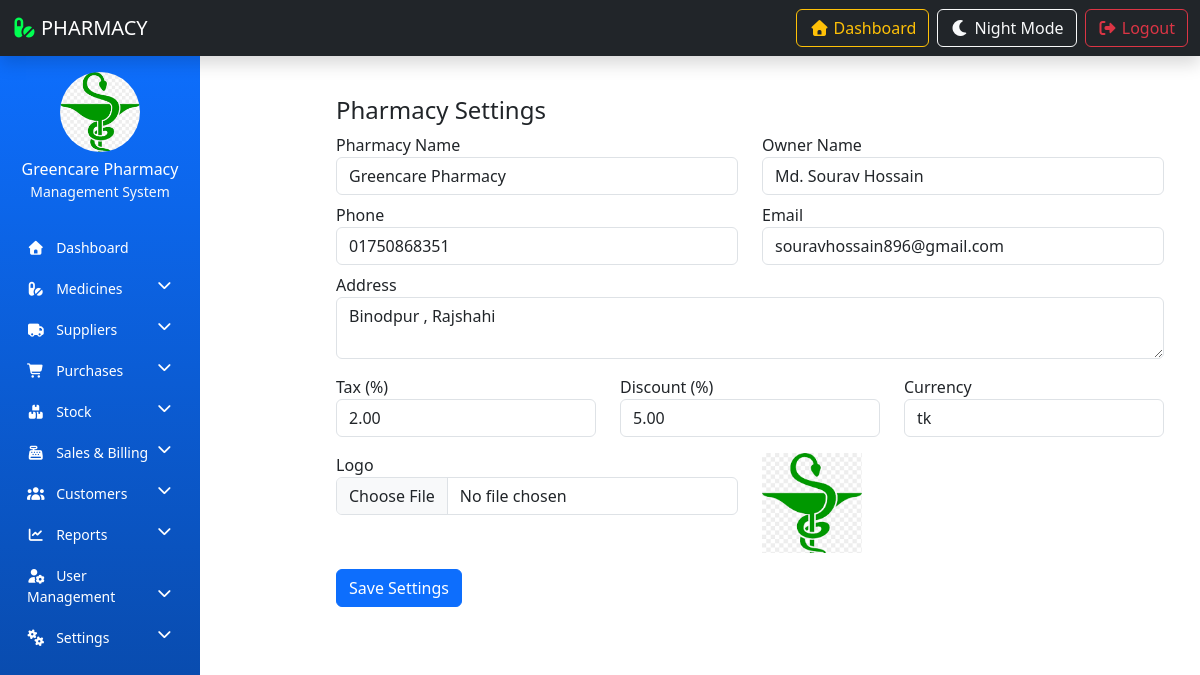
Screenshot of /pharmacy-settings/ (signed in) with the database file from the repository.
### resultapp/models.py (models this page shows, shortened)
class PharmacySettings(models.Model):
    pharmacy_name = models.CharField(max_length=200)
    owner_name = models.CharField(max_length=200)
    phone = models.CharField(max_length=20)
    email = models.EmailField(blank=True, null=True)  # ✅ fixed
    address = models.TextField()
    tax_percentage = models.DecimalField(max_digits=5, decimal_places=2, default=0)
    discount_percentage = models.DecimalField(max_digits=5, decimal_places=2, default=0)
    currency = models.CharField(max_length=10, default='tk')
    logo = models.ImageField(upload_to='pharmacy_logo/', blank=True, null=True)

### resultapp/views.py (the view, shortened to what this page needs)
# urls.py: path('pharmacy-settings/', pharmacy_settings, name='pharmacy_settings'),
@login_required
def pharmacy_settings(request):
    settings = PharmacySettings.objects.first()
    return render(request, 'settings/pharmacy_settings.html', {'settings': settings})

### resultapp/context_processors.py (called while the page is built)
def pharmacy_info(request):
    return {
        'pharmacy_info': PharmacySettings.objects.first()
    }

### resultapp/templates/settings/pharmacy_settings.html (shortened to what this page needs)
{% extends 'admin_base.html' %}
{% block content %}
<div class="container mt-4">
    <h4>Pharmacy Settings</h4>
    <form method="POST" enctype="multipart/form-data">
        <div class="row">
            <div class="col-md-6">
                <label>Pharmacy Name</label>
                <input type="text" name="pharmacy_name" class="form-control"
                    value="{{ settings.pharmacy_name }}">
            </div>
            <div class="col-md-6">
                <label>Owner Name</label>
                <input type="text" name="owner_name" class="form-control"
                    value="{{ settings.owner_name }}">
            </div>
            <div class="col-md-6 mt-2">
                <label>Phone</label>
                <input type="text" name="phone" class="form-control"
                    value="{{ settings.phone }}">
            </div>
            <div class="col-md-6 mt-2">
                <label>Email</label>
                <input type="email" name="email" class="form-control"
                    value="{{ settings.email }}">
            </div>
            <div class="col-md-12 mt-2">
                <label>Address</label>
                <textarea name="address" class="form-control">{{ settings.address }}</textarea>
            </div>
            <div class="col-md-4 mt-3">
                <label>Tax (%)</label>
                <input type="number" step="0.01" name="tax" class="form-control"
                    value="{{ settings.tax_percentage }}">
            </div>
            <div class="col-md-4 mt-3">
                <label>Discount (%)</label>
                <input type="number" step="0.01" name="discount" class="form-control"
                    value="{{ settings.discount_percentage }}">
            </div>
            <div class="col-md-4 mt-3">
                <label>Currency</label>
                <input type="text" name="currency" class="form-control"
                    value="{{ settings.currency }}">
            </div>
            <div class="col-md-6 mt-3">
                <label>Logo</label>
                <input type="file" name="logo" class="form-control">
            </div>
            {% if settings.logo %}
            <div class="col-md-6 mt-3">
                <img src="{{ settings.logo.url }}" width="100">
            </div>
            {% endif %}
        </div>
        <button type="submit" class="btn btn-primary mt-3">Save Settings</button>
    </form>
</div>
{% endblock %}

### resultapp/templates/sidebar.html (shortened to what this page needs)
{% load static %}
<nav class="col-md-3 col-lg-2 d-md-block sidebar collapse pt-3">
    <div class="text-center text-white mb-4">
        {% if pharmacy_info.logo %}
        <img src="{{ pharmacy_info.logo.url }}" class="img-fluid rounded-circle mb-2"
            style="width:80px; height:80px; object-fit:cover;">
        {% else %}
        <img src="{% static 'PMS-IMAGE/logo.png' %}" class="img-fluid rounded-circle mb-2"
            style="width:80px; height:80px;">
        {% endif %}
        <h6 class="mb-0">{{ pharmacy_info.pharmacy_name|default:"GreenCare Pharmacy" }}</h6>
        <small class="text-light">Management System</small>
    </div>
    <ul class="nav flex-column">
        <li class="nav-item">
            <a href="{% url 'admin-dashboard' %}" class="nav-link">
                <i class="fas fa-home me-2"></i> Dashboard
            </a>
        </li>
        <li class="nav-item">
            <a href="#medicineMenu" data-bs-toggle="collapse" class="nav-link">
                <i class="fas fa-pills me-2"></i> Medicines
                <i class="fas fa-chevron-down float-end"></i>
            </a>
        </li>
        <li class="nav-item">
            <a href="#supplierMenu" data-bs-toggle="collapse" class="nav-link">
                <i class="fas fa-truck me-2"></i> Suppliers
                <i class="fas fa-chevron-down float-end"></i>
            </a>
        </li>
        <li class="nav-item">
            <a href="#purchaseMenu" data-bs-toggle="collapse" class="nav-link">
                <i class="fas fa-shopping-cart me-2"></i> Purchases
                <i class="fas fa-chevron-down float-end"></i>
            </a>
        </li>
        <li class="nav-item">
            <a href="#stockMenu" data-bs-toggle="collapse" class="nav-link">
                <i class="fas fa-boxes me-2"></i> Stock
                <i class="fas fa-chevron-down float-end"></i>
            </a>
        </li>
        <li class="nav-item">
            <a href="#salesMenu" data-bs-toggle="collapse" class="nav-link">
                <i class="fas fa-cash-register me-2"></i> Sales & Billing
                <i class="fas fa-chevron-down float-end"></i>
            </a>
        </li>
        <li class="nav-item">
            <a href="#customerMenu" data-bs-toggle="collapse" class="nav-link">
                <i class="fas fa-users me-2"></i> Customers
                <i class="fas fa-chevron-down float-end"></i>
            </a>
        </li>
        <li class="nav-item">
            <a href="#reportMenu" data-bs-toggle="collapse" class="nav-link">
                <i class="fas fa-chart-line me-2"></i> Reports
                <i class="fas fa-chevron-down float-end"></i>
            </a>
        </li>
        <li class="nav-item">
            <a href="#userMenu" data-bs-toggle="collapse" class="nav-link">
                <i class="fas fa-user-cog me-2"></i> User Management
                <i class="fas fa-chevron-down float-end"></i>
            </a>
        </li>
        <li class="nav-item">
            <a href="#settingsMenu" data-bs-toggle="collapse" class="nav-link">
                <i class="fas fa-cogs me-2"></i> Settings
                <i class="fas fa-chevron-down float-end"></i>
            </a>
        </li>
    </ul>
</nav>

### resultapp/templates/sidebar.html (style rules this page uses)
.sidebar { min-height: 100vh; background: linear-gradient(180deg, #0d6efd, #084298); }
.sidebar .nav-link { color: #ffffff; font-size: 14px; padding: 10px 15px; border-radius: 6px; transition: 0.3s; }

### rows the page displays
PharmacySettings: logo (picture), pharmacy_name "Greencare Pharmacy", owner_name "Md. Sourav Hossain", phone "01750868351", email "souravhossain896@gmail.com", address "Binodpur , Rajshahi", tax "2.00", discount "5.00", currency "tk"
